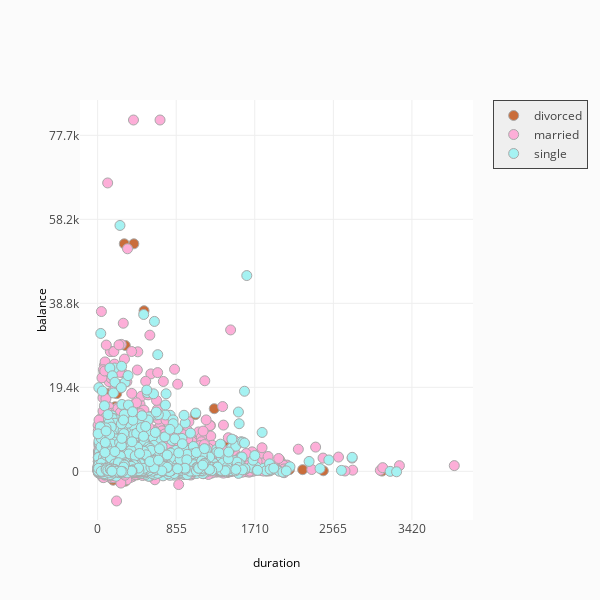

Notebook source saved alongside this figure:
### Code cell
# Notice how divorced have a considerably low amount of balance.
fig = ff.create_facet_grid(
    df,
    x='duration',
    y='balance',
    color_name='marital',
    show_boxes=False,
    marker={'size': 10, 'opacity': 1.0},
    colormap={'single': 'rgb(165, 242, 242)', 'married': 'rgb(253, 174, 216)', 'divorced': 'rgba(201, 109, 59, 0.82)'}
)

iplot(fig, filename='facet - custom colormap')

### Figure 1 — Plotly figure (JSON) as saved in the notebook; plotly's stock layout.template omitted (floating-point values rounded to 4 significant figures; data arrays with more than 128 entries replaced by an {"elided": "..."} marker saying what was removed)
{"data": [{"marker": {"color": "rgb(201, 109, 59)", "line": {"color": "darkgrey", "width": 1}, "opacity": 1, "size": 10}, "mode": "markers", "name": "divorced", "x": {"elided": "1174 int values"}, "y": {"elided": "1174 int values"}, "type": "scatter", "uid": "64a2c817-16fb-4c60-b90a-7eed405b398c", "xaxis": "x", "yaxis": "y"}, {"marker": {"color": "rgb(253, 174, 216)", "line": {"color": "darkgrey", "width": 1}, "opacity": 1, "size": 10}, "mode": "markers", "name": "married", "x": {"elided": "5815 int values"}, "y": {"elided": "5815 int values"}, "type": "scatter", "uid": "00ebcaf5-df47-40c3-ab7a-af6619efeed6", "xaxis": "x", "yaxis": "y"}, {"marker": {"color": "rgb(165, 242, 242)", "line": {"color": "darkgrey", "width": 1}, "opacity": 1, "size": 10}, "mode": "markers", "name": "single", "x": {"elided": "3336 int values"}, "y": {"elided": "3336 int values"}, "type": "scatter", "uid": "c2df48a7-803c-447b-b229-05f552e79569", "xaxis": "x", "yaxis": "y"}], "layout": {"xaxis": {"anchor": "y", "domain": [0, 1], "dtick": 855, "ticklen": 0, "zeroline": false, "range": [-192.0, 4085.0], "type": "linear"}, "yaxis": {"anchor": "x", "domain": [0, 1], "dtick": 19415, "ticklen": 0, "zeroline": false, "range": [-11250.0, 85830.0], "type": "linear"}, "height": 600, "width": 600, "title": {"text": ""}, "paper_bgcolor": "rgb(251, 251, 251)", "showlegend": true, "legend": {"bgcolor": "#efefef", "borderwidth": 1, "x": 1.05, "y": 1, "yanchor": "top"}, "annotations": [{"font": {"color": "#000000", "size": 12}, "showarrow": false, "text": "duration", "textangle": 0, "x": 0.5, "xanchor": "center", "xref": "paper", "y": -0.1, "yanchor": "middle", "yref": "paper"}, {"font": {"color": "#000000", "size": 12}, "showarrow": false, "text": "balance", "textangle": -90, "x": -0.1, "xanchor": "center", "xref": "paper", "y": 0.5, "yanchor": "middle", "yref": "paper"}]}}
